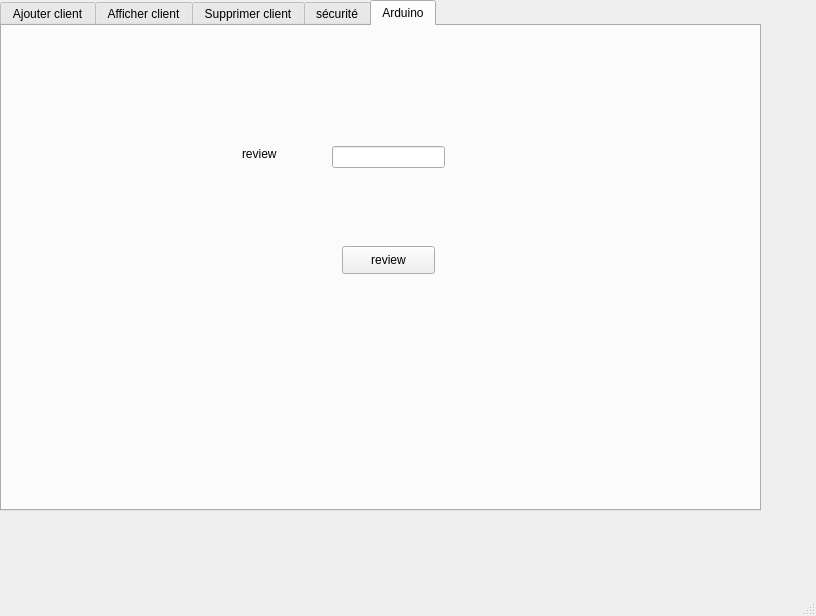
<?xml version="1.0" encoding="UTF-8"?>
<ui version="4.0">
 <class>MainWindow</class>
 <widget class="QMainWindow" name="MainWindow">
  <property name="geometry">
   <rect>
    <x>0</x>
    <y>0</y>
    <width>816</width>
    <height>616</height>
   </rect>
  </property>
  <property name="windowTitle">
   <string>MainWindow</string>
  </property>
  <widget class="QWidget" name="centralwidget">
   <widget class="QTabWidget" name="tabWidget">
    <property name="geometry">
     <rect>
      <x>0</x>
      <y>0</y>
      <width>761</width>
      <height>511</height>
     </rect>
    </property>
    <property name="currentIndex">
     <number>4</number>
    </property>
    <widget class="QWidget" name="tab">
     <attribute name="title">
      <string>Ajouter client</string>
     </attribute>
     <widget class="QLabel" name="label">
      <property name="geometry">
       <rect>
        <x>120</x>
        <y>60</y>
        <width>56</width>
        <height>16</height>
       </rect>
      </property>
      <property name="text">
       <string>CIN</string>
      </property>
     </widget>
     <widget class="QLabel" name="label_2">
      <property name="geometry">
       <rect>
        <x>120</x>
        <y>100</y>
        <width>56</width>
        <height>16</height>
       </rect>
      </property>
      <property name="text">
       <string>NOM</string>
      </property>
     </widget>
     <widget class="QLabel" name="label_3">
      <property name="geometry">
       <rect>
        <x>120</x>
        <y>140</y>
        <width>56</width>
        <height>16</height>
       </rect>
      </property>
      <property name="text">
       <string>PRENOM</string>
      </property>
     </widget>
     <widget class="QLabel" name="label_4">
      <property name="geometry">
       <rect>
        <x>120</x>
        <y>180</y>
        <width>101</width>
        <height>20</height>
       </rect>
      </property>
      <property name="text">
       <string>NUM TELEPHONE</string>
      </property>
     </widget>
     <widget class="QLabel" name="label_5">
      <property name="geometry">
       <rect>
        <x>120</x>
        <y>220</y>
        <width>56</width>
        <height>16</height>
       </rect>
      </property>
      <property name="text">
       <string>EMAIL</string>
      </property>
     </widget>
     <widget class="QLineEdit" name="NOM">
      <property name="geometry">
       <rect>
        <x>230</x>
        <y>100</y>
        <width>113</width>
        <height>22</height>
       </rect>
      </property>
     </widget>
     <widget class="QLineEdit" name="PRENOM">
      <property name="geometry">
       <rect>
        <x>230</x>
        <y>140</y>
        <width>113</width>
        <height>22</height>
       </rect>
      </property>
     </widget>
     <widget class="QLineEdit" name="NUM_TELEPHONE">
      <property name="geometry">
       <rect>
        <x>230</x>
        <y>180</y>
        <width>113</width>
        <height>22</height>
       </rect>
      </property>
     </widget>
     <widget class="QLineEdit" name="EMAIL">
      <property name="geometry">
       <rect>
        <x>230</x>
        <y>220</y>
        <width>113</width>
        <height>22</height>
       </rect>
      </property>
     </widget>
     <widget class="QPushButton" name="pushButton">
      <property name="geometry">
       <rect>
        <x>260</x>
        <y>270</y>
        <width>93</width>
        <height>28</height>
       </rect>
      </property>
      <property name="text">
       <string>Modifier</string>
      </property>
     </widget>
     <widget class="QPushButton" name="pushButton_2">
      <property name="geometry">
       <rect>
        <x>390</x>
        <y>270</y>
        <width>93</width>
        <height>28</height>
       </rect>
      </property>
      <property name="text">
       <string>Ajouter</string>
      </property>
     </widget>
     <widget class="QLineEdit" name="CIN">
      <property name="geometry">
       <rect>
        <x>230</x>
        <y>60</y>
        <width>113</width>
        <height>22</height>
       </rect>
      </property>
     </widget>
    </widget>
    <widget class="QWidget" name="tab_2">
     <attribute name="title">
      <string>Afficher client</string>
     </attribute>
     <widget class="QTableView" name="tableView">
      <property name="geometry">
       <rect>
        <x>60</x>
        <y>50</y>
        <width>661</width>
        <height>241</height>
       </rect>
      </property>
     </widget>
     <widget class="QPushButton" name="pushButton_7">
      <property name="geometry">
       <rect>
        <x>580</x>
        <y>330</y>
        <width>93</width>
        <height>28</height>
       </rect>
      </property>
      <property name="text">
       <string>Trier</string>
      </property>
     </widget>
     <widget class="QPushButton" name="pushButton_3">
      <property name="geometry">
       <rect>
        <x>460</x>
        <y>330</y>
        <width>93</width>
        <height>28</height>
       </rect>
      </property>
      <property name="text">
       <string>Remise</string>
      </property>
     </widget>
     <widget class="QPushButton" name="pushButton_4">
      <property name="geometry">
       <rect>
        <x>350</x>
        <y>330</y>
        <width>93</width>
        <height>28</height>
       </rect>
      </property>
      <property name="text">
       <string>Historique</string>
      </property>
     </widget>
     <widget class="QPushButton" name="Chatbox">
      <property name="geometry">
       <rect>
        <x>230</x>
        <y>330</y>
        <width>93</width>
        <height>28</height>
       </rect>
      </property>
      <property name="text">
       <string>Chatbox</string>
      </property>
     </widget>
    </widget>
    <widget class="QWidget" name="tab_3">
     <attribute name="title">
      <string>Supprimer client</string>
     </attribute>
     <widget class="QPushButton" name="pushButton_5">
      <property name="geometry">
       <rect>
        <x>350</x>
        <y>240</y>
        <width>93</width>
        <height>28</height>
       </rect>
      </property>
      <property name="text">
       <string>Supprimer</string>
      </property>
     </widget>
     <widget class="QLabel" name="label_6">
      <property name="geometry">
       <rect>
        <x>190</x>
        <y>140</y>
        <width>56</width>
        <height>16</height>
       </rect>
      </property>
      <property name="text">
       <string>CIN</string>
      </property>
     </widget>
     <widget class="QLineEdit" name="sup">
      <property name="geometry">
       <rect>
        <x>280</x>
        <y>140</y>
        <width>113</width>
        <height>22</height>
       </rect>
      </property>
     </widget>
    </widget>
    <widget class="QWidget" name="tab_4">
     <attribute name="title">
      <string>sécurité</string>
     </attribute>
     <widget class="QPushButton" name="optionspushButton_8">
      <property name="geometry">
       <rect>
        <x>60</x>
        <y>40</y>
        <width>651</width>
        <height>28</height>
       </rect>
      </property>
      <property name="text">
       <string>Options</string>
      </property>
     </widget>
     <widget class="QScrollArea" name="scrollArea">
      <property name="geometry">
       <rect>
        <x>60</x>
        <y>80</y>
        <width>651</width>
        <height>381</height>
       </rect>
      </property>
      <property name="widgetResizable">
       <bool>true</bool>
      </property>
      <widget class="QWidget" name="scrollAreaWidgetContents">
       <property name="geometry">
        <rect>
         <x>0</x>
         <y>0</y>
         <width>649</width>
         <height>379</height>
        </rect>
       </property>
      </widget>
     </widget>
    </widget>
    <widget class="QWidget" name="review">
     <attribute name="title">
      <string>Arduino</string>
     </attribute>
     <widget class="QLineEdit" name="review_arduino">
      <property name="geometry">
       <rect>
        <x>330</x>
        <y>120</y>
        <width>113</width>
        <height>22</height>
       </rect>
      </property>
     </widget>
     <widget class="QPushButton" name="ok">
      <property name="geometry">
       <rect>
        <x>340</x>
        <y>220</y>
        <width>93</width>
        <height>28</height>
       </rect>
      </property>
      <property name="text">
       <string>review</string>
      </property>
     </widget>
     <widget class="QLabel" name="label_13">
      <property name="geometry">
       <rect>
        <x>240</x>
        <y>120</y>
        <width>56</width>
        <height>16</height>
       </rect>
      </property>
      <property name="text">
       <string>review</string>
      </property>
     </widget>
    </widget>
   </widget>
  </widget>
  <widget class="QMenuBar" name="menubar">
   <property name="geometry">
    <rect>
     <x>0</x>
     <y>0</y>
     <width>816</width>
     <height>26</height>
    </rect>
   </property>
  </widget>
  <widget class="QStatusBar" name="statusbar"/>
 </widget>
 <resources/>
 <connections/>
</ui>
